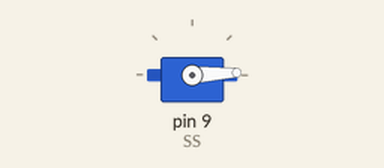
Simulated run of this sketch. Board: Arduino Uno, built with avr-gcc and run on an emulated ATmega328P. Parts: servo.

Above: at 0.05 s.
At 1.15 s:
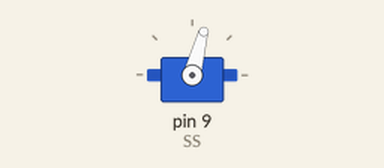
At 1.95 s:
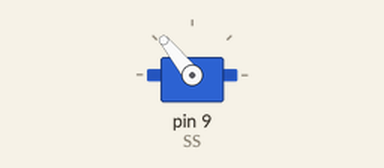
At 3.85 s:
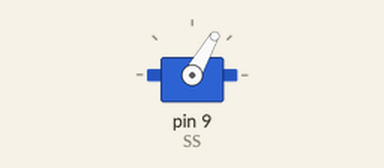
Timing chart, 0 to 6.4 s (numbered marks = the images above):
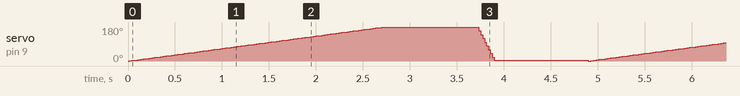

The sketch:

ServoControl.ino
```cpp
#include <Servo.h>
Servo SS;        //initialize a servo object for the connected servo

int angle = 0;

void setup()
{
  SS.attach(9);      // attach the signal pin of servo to pin9 of arduino
}

void loop()
{
  for(angle = 0; angle < 180; angle += 1)
  {
    SS.write(angle);                 //command to rotate the servo to the specified angle
    delay(15);
  }

  delay(1000);

  for(angle = 180; angle>=1; angle-=5)
  {
    SS.write(angle);              //command to rotate the servo to the specified angle
    delay(5);
  }

    delay(1000);
}
```
